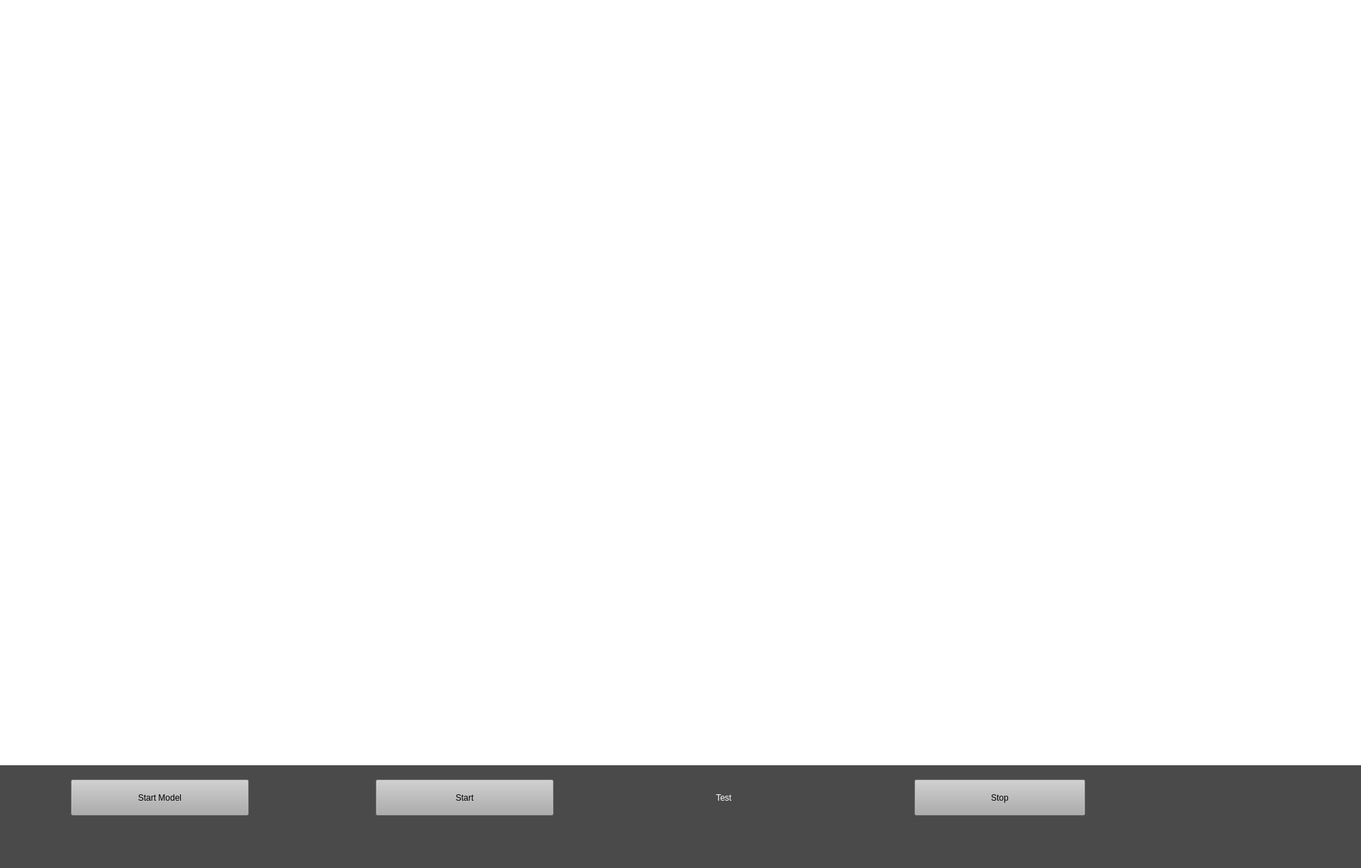
<?xml version="1.0" encoding="UTF-8"?>
<ui version="4.0">
 <class>MainWindow</class>
 <widget class="QMainWindow" name="MainWindow">
  <property name="geometry">
   <rect>
    <x>0</x>
    <y>0</y>
    <width>1920</width>
    <height>1225</height>
   </rect>
  </property>
  <property name="windowTitle">
   <string>MainWindow</string>
  </property>
  <property name="autoFillBackground">
   <bool>false</bool>
  </property>
  <property name="styleSheet">
   <string notr="true">background-color: rgb(74, 74, 74);</string>
  </property>
  <widget class="QWidget" name="centralwidget">
   <widget class="QPushButton" name="stopBtn">
    <property name="geometry">
     <rect>
      <x>1290</x>
      <y>1100</y>
      <width>241</width>
      <height>51</height>
     </rect>
    </property>
    <property name="styleSheet">
     <string notr="true">background-color: rgb(173, 173, 173);</string>
    </property>
    <property name="text">
     <string>Stop</string>
    </property>
   </widget>
   <widget class="QPushButton" name="startBtn">
    <property name="geometry">
     <rect>
      <x>530</x>
      <y>1100</y>
      <width>251</width>
      <height>51</height>
     </rect>
    </property>
    <property name="styleSheet">
     <string notr="true">background-color: rgb(173, 173, 173);</string>
    </property>
    <property name="text">
     <string>Start</string>
    </property>
   </widget>
   <widget class="QLabel" name="label">
    <property name="geometry">
     <rect>
      <x>1010</x>
      <y>1110</y>
      <width>81</width>
      <height>31</height>
     </rect>
    </property>
    <property name="styleSheet">
     <string notr="true">font: 20pt &quot;MS Shell Dlg 2&quot;;
color: rgb(255, 255, 255);</string>
    </property>
    <property name="text">
     <string>Test</string>
    </property>
   </widget>
   <widget class="QLabel" name="camView">
    <property name="geometry">
     <rect>
      <x>0</x>
      <y>0</y>
      <width>1920</width>
      <height>1080</height>
     </rect>
    </property>
    <property name="styleSheet">
     <string notr="true">background-color: rgb(255, 255, 255);
</string>
    </property>
    <property name="text">
     <string/>
    </property>
   </widget>
   <widget class="QPushButton" name="startModel">
    <property name="geometry">
     <rect>
      <x>100</x>
      <y>1100</y>
      <width>251</width>
      <height>51</height>
     </rect>
    </property>
    <property name="styleSheet">
     <string notr="true">background-color: rgb(173, 173, 173);</string>
    </property>
    <property name="text">
     <string>Start Model</string>
    </property>
   </widget>
  </widget>
  <widget class="QMenuBar" name="menubar">
   <property name="geometry">
    <rect>
     <x>0</x>
     <y>0</y>
     <width>1920</width>
     <height>26</height>
    </rect>
   </property>
  </widget>
  <widget class="QStatusBar" name="statusbar"/>
 </widget>
 <resources/>
 <connections/>
</ui>
